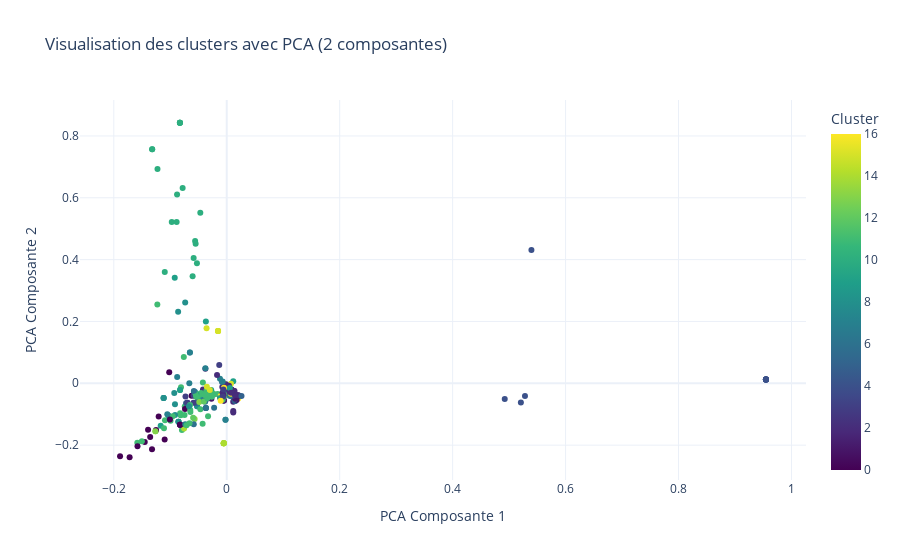
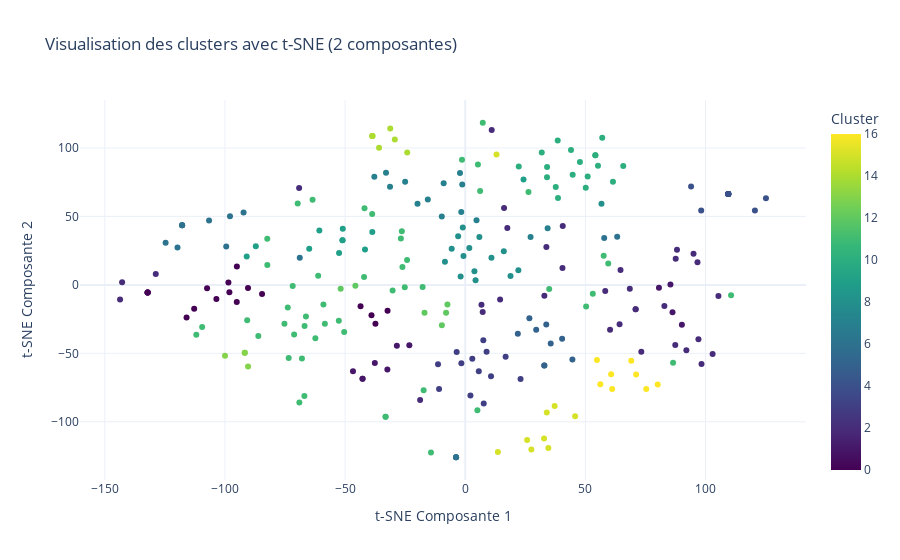

The cell these charts' notebook holds for them, in order:
### Code cell
# Initialiser PCA avec 2 composantes
pca = PCA(n_components=2)

# Calculer les résultats PCA
pca_result = pca.fit_transform(tfidf_matrix.toarray())

# Ajouter les résultats PCA au DataFrame
results_df['PCA Comp 1'] = pca_result[:, 0]
results_df['PCA Comp 2'] = pca_result[:, 1]

# Visualisation des clusters avec PCA (2 composantes)
fig_pca = px.scatter(
    results_df,
    x='PCA Comp 1',
    y='PCA Comp 2',
    color='Cluster',
    title='Visualisation des clusters avec PCA (2 composantes)',
    labels={'PCA Comp 1': 'PCA Composante 1', 'PCA Comp 2': 'PCA Composante 2'},
    color_continuous_scale='Viridis'
)
fig_pca.update_layout(template='plotly_white')
fig_pca.show()

# Initialiser t-SNE avec 2 composantes
tsne = TSNE(n_components=2, random_state=42)

# Calculer les résultats t-SNE
tsne_result = tsne.fit_transform(tfidf_matrix.toarray())

# Ajouter les résultats t-SNE au DataFrame
results_df['TSNE Comp 1'] = tsne_result[:, 0]
results_df['TSNE Comp 2'] = tsne_result[:, 1]

# Visualisation des clusters avec t-SNE (2 composantes)
fig_tsne = px.scatter(
    results_df,
    x='TSNE Comp 1',
    y='TSNE Comp 2',
    color='Cluster',
    title='Visualisation des clusters avec t-SNE (2 composantes)',
    labels={'TSNE Comp 1': 't-SNE Composante 1', 'TSNE Comp 2': 't-SNE Composante 2'},
    color_continuous_scale='Viridis'
)
fig_tsne.update_layout(template='plotly_white')
fig_tsne.show()

### Figure 1 — Plotly figure (JSON) as saved in the notebook; plotly's stock layout.template omitted (floating-point values rounded to 4 significant figures; data arrays with more than 128 entries replaced by an {"elided": "..."} marker saying what was removed)
{"data": [{"hovertemplate": "PCA Composante 1=%{x}<br>PCA Composante 2=%{y}<br>Cluster=%{marker.color}<extra></extra>", "legendgroup": "", "marker": {"color": {"elided": "256 int values"}, "coloraxis": "coloraxis", "symbol": "circle"}, "mode": "markers", "name": "", "orientation": "v", "showlegend": false, "type": "scatter", "x": {"elided": "256 float values"}, "xaxis": "x", "y": {"elided": "256 float values"}, "yaxis": "y"}], "layout": {"coloraxis": {"colorbar": {"title": {"text": "Cluster"}}, "colorscale": [[0, "#440154"], [0.1111, "#482878"], [0.2222, "#3e4989"], [0.3333, "#31688e"], [0.4444, "#26828e"], [0.5556, "#1f9e89"], [0.6667, "#35b779"], [0.7778, "#6ece58"], [0.8889, "#b5de2b"], [1, "#fde725"]]}, "legend": {"tracegroupgap": 0}, "title": {"text": "Visualisation des clusters avec PCA (2 composantes)"}, "xaxis": {"anchor": "y", "domain": [0, 1], "title": {"text": "PCA Composante 1"}}, "yaxis": {"anchor": "x", "domain": [0, 1], "title": {"text": "PCA Composante 2"}}}}

### Figure 2 — Plotly figure (JSON) as saved in the notebook; plotly's stock layout.template omitted (floating-point values rounded to 4 significant figures; data arrays with more than 128 entries replaced by an {"elided": "..."} marker saying what was removed)
{"data": [{"hovertemplate": "t-SNE Composante 1=%{x}<br>t-SNE Composante 2=%{y}<br>Cluster=%{marker.color}<extra></extra>", "legendgroup": "", "marker": {"color": {"elided": "256 int values"}, "coloraxis": "coloraxis", "symbol": "circle"}, "mode": "markers", "name": "", "orientation": "v", "showlegend": false, "type": "scatter", "x": {"elided": "256 float values"}, "xaxis": "x", "y": {"elided": "256 float values"}, "yaxis": "y"}], "layout": {"coloraxis": {"colorbar": {"title": {"text": "Cluster"}}, "colorscale": [[0, "#440154"], [0.1111, "#482878"], [0.2222, "#3e4989"], [0.3333, "#31688e"], [0.4444, "#26828e"], [0.5556, "#1f9e89"], [0.6667, "#35b779"], [0.7778, "#6ece58"], [0.8889, "#b5de2b"], [1, "#fde725"]]}, "legend": {"tracegroupgap": 0}, "title": {"text": "Visualisation des clusters avec t-SNE (2 composantes)"}, "xaxis": {"anchor": "y", "domain": [0, 1], "title": {"text": "t-SNE Composante 1"}}, "yaxis": {"anchor": "x", "domain": [0, 1], "title": {"text": "t-SNE Composante 2"}}}}
